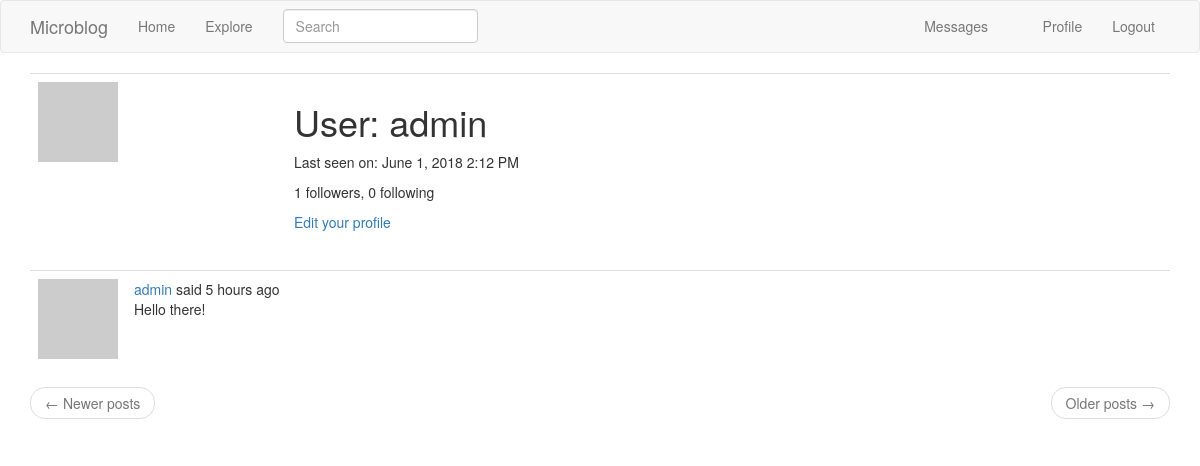
The page /user/admin (signed in) on the database as committed earlier.
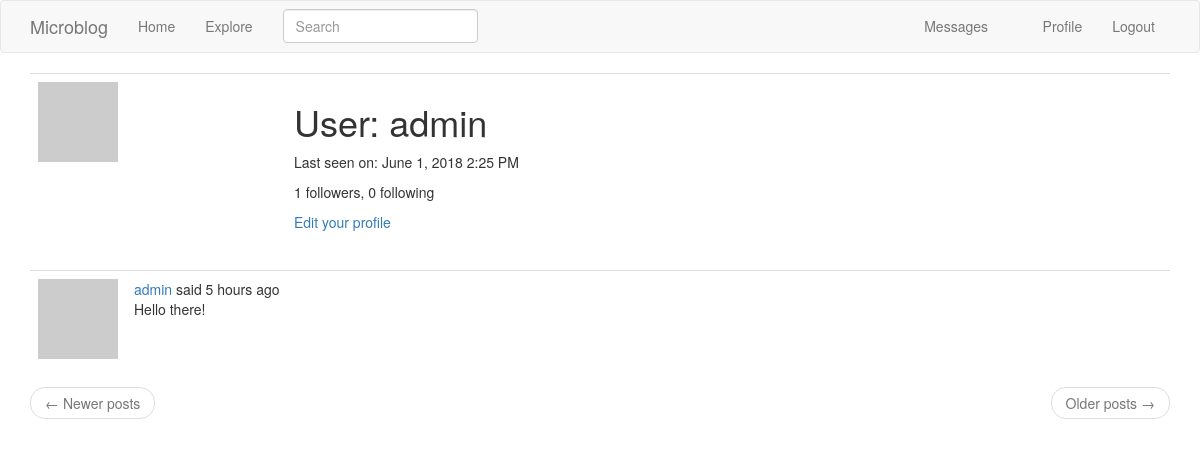
The same page on the database as committed later.
### app/models.py (models this page shows, shortened)
class User(UserMixin, db.Model):
    id = db.Column(db.Integer, primary_key=True)
    username = db.Column(db.String(64), index=True, unique=True)
    email = db.Column(db.String(120), index=True, unique=True)
    password_hash = db.Column(db.String(128))
    posts = db.relationship('Post', backref='author', lazy='dynamic')
    about_me = db.Column(db.String(140))
    last_seen = db.Column(db.DateTime, default=datetime.utcnow)
    followed = db.relationship(
        'User',
        secondary=followers,
        primaryjoin=(followers.c.follower_id == id),
        secondaryjoin=(followers.c.followed_id == id),
        backref=db.backref('followers', lazy='dynamic'),
        lazy='dynamic')
    messages_sent = db.relationship('Message',
                                    foreign_keys='Message.sender_id',
                                    backref='author', lazy='dynamic')
    messages_received = db.relationship('Message',
                                        foreign_keys='Message.recipient_id',
                                        backref='recipient', lazy='dynamic')
    last_message_read_time = db.Column(db.DateTime)
    notifications = db.relationship('Notification', backref='user',
                                    lazy='dynamic')
    tasks = db.relationship('Task', backref='user', lazy='dynamic')
    def avatar(self, size):
        digest = md5(self.email.lower().encode('utf-8')).hexdigest()
        return 'https://www.gravatar.com/avatar/{}?d=identicon&s={}'.format(
            digest, size)
    def new_messages(self):
        last_read_time = self.last_message_read_time or datetime(1900, 1, 1)
        return Message.query.filter_by(recipient=self).filter(
            Message.timestamp > last_read_time).count()

class SearchableMixin(object):
    @classmethod
    def before_commit(cls, session):
        session._changes = {
            'add': [obj for obj in session.new if isinstance(obj, cls)],
            'update': [obj for obj in session.dirty if isinstance(obj, cls)],
            'delete': [obj for obj in session.deleted if isinstance(obj, cls)]
        }
    @classmethod
    def after_commit(cls, session):
        for obj in session._changes['add']:
            add_to_index(cls.__tablename__, obj)
        for obj in session._changes['update']:
            add_to_index(cls.__tablename__, obj)
        for obj in session._changes['delete']:
            remove_from_index(cls.__tablename__, obj)
        session._changes = None

class Post(SearchableMixin, db.Model):
    id = db.Column(db.Integer, primary_key=True)
    body = db.Column(db.String(140))
    timestamp = db.Column(db.DateTime, index=True, default=datetime.utcnow)
    user_id = db.Column(db.Integer, db.ForeignKey('user.id'))
    language = db.Column(db.String(5))
    __searchable__ = ['body']

### app/main/routes.py (the view)
@bp.route('/user/<username>')
@login_required
def user(username):
    user = User.query.filter_by(username=username).first_or_404()
    page = request.args.get('page', 1, type=int)
    posts = user.posts.order_by(Post.timestamp.desc()).paginate(
        page, current_app.config['POSTS_PER_PAGE'], False)
    next_url = url_for(
        'main.user', username=user.username,
        page=posts.next_num) if posts.has_next else None
    prev_url = url_for(
        'main.user', username=user.username,
        page=posts.prev_num) if posts.has_prev else None
    return render_template(
        'user.html',
        user=user,
        posts=posts.items,
        next_url=next_url,
        prev_url=prev_url)

### app/main/forms.py
class SearchForm(FlaskForm):
    q = StringField(_l('Search'), validators=[DataRequired()])
    def __init__(self, *args, **kwargs):
        if 'formdata' not in kwargs:
            kwargs['formdata'] = request.args
        if 'csrf_enabled' not in kwargs:
            kwargs['csrf_enabled'] = False
        super(SearchForm, self).__init__(*args, **kwargs)

### app/main/routes.py (called while the page is built)
@bp.before_app_request
def before_request():
    if current_user.is_authenticated:
        current_user.last_seen = datetime.utcnow()
        db.session.commit()
        g.search_form = SearchForm()
    g.locale = str(get_locale())

### app/models.py (called while the page is built)
@login.user_loader
def load_user(id):
    return User.query.get(int(id))

### app/templates/user.html (shortened to what this page needs)
{% extends "base.html" %}
{% block app_content %}
  <table class="table table-hover">
    <tr>
      <td width="256px"><img src="{{ user.avatar(256) }}"></td>
      <td>
        <h1>{{ _('User') }}: {{ user.username }}</h1>
        {% if user.last_seen %}
          <p>{{ _('Last seen on') }}: {{ moment(user.last_seen).format('LLL') }}</p>
        {% endif %}
        <p>{{ _('%(count)d followers', count=user.followers.count()) }}, {{ _('%(count)d following', count=user.followed.count()) }}</p>
        {% if user == current_user %}
          <p>
            <a href="{{ url_for('main.edit_profile') }}">
              {{ _('Edit your profile') }}
            </a>
          </p>
        {% elif not current_user.is_following(user) %}
          <p>
            <a href="{{ url_for('main.follow', username=user.username) }}">
              {{ _('Follow') }}
            </a>
          </p>
        {% else %}
          <p>
            <a href="{{ url_for('main.unfollow', username=user.username) }}">
              {{ _('Unfollow') }}
            </a>
          </p>
        {% endif %}
      </td>
    </tr>
  </table>
  {% for post in posts %}
    {% include '_post.html' %}
  {% endfor %}
  <nav aria-label="...">
    <ul class="pager">
      <li class="previous{% if not prev_url %} disabled{% endif %}">
        <a href="{{ prev_url or '#' }}">
          <span aria-hidden="true">&larr;</span> {{ _('Newer posts') }}
        </a>
      </li>
      <li class="next{% if not next_url %} disabled{% endif %}">
        <a href="{{ next_url or '#' }}">
          {{ _('Older posts') }} <span aria-hidden="true">&rarr;</span>
        </a>
      </li>
    </ul>
  </nav>
{% endblock %}

### app/templates/base.html (shortened to what this page needs)
{% extends 'bootstrap/base.html' %}
{% block navbar %}
  <nav class="navbar navbar-default">
    <div class="container">
      <div class="navbar-header">
        <a class="navbar-brand" href="{{ url_for('main.index') }}">Microblog</a>
      </div>
      <div class="collapse navbar-collapse" id="bs-example-navbar-collapse-1">
        <ul class="nav navbar-nav">
          <li>
            <a href="{{ url_for('main.index') }}">
              {{ _('Home') }}
            </a>
          </li>
          <li>
            <a href="{{ url_for('main.explore') }}">
              {{ _('Explore') }}
            </a>
          </li>
        </ul>
        <ul class="nav navbar-nav navbar-right">
          {% if current_user.is_anonymous %}
            <li><a href="{{ url_for('auth.login') }}">{{ _('Login') }}</a></li>
          {% else %}
            <li>
              <a href="{{ url_for('main.messages') }}">
                {{ _('Messages') }}
                {% set new_messages = current_user.new_messages() %}
              </a>
            </li>
            <li>
              <a href="{{ url_for('main.user', username=current_user.username) }}">
                {{ _('Profile') }}
              </a>
            </li>
            <li>
              <a href="{{ url_for('auth.logout') }}">
                {{ _('Logout') }}
              </a>
            </li>
          {% endif %}
        </ul>
        {% if g.search_form %}
          <form class="navbar-form navbar-left" method="get"
                action="{{ url_for('main.search') }}">
            <div class="form-group">
              {{ g.search_form.q(size=20, class='form-control',
                  placeholder=g.search_form.q.label.text) }}
            </div>
          </form>
        {% endif %}
      </div>
    </div>
  </nav>
{% endblock %}
{% block content %}
  <div class="container">
    {% block app_content %}
    {% endblock %}
  </div>
{% endblock %}

### app/templates/_post.html (shortened to what this page needs)
<table class="table table-hover">
  <tr>
    <td width="70px">
      <a href="{{ url_for('main.user', username=post.author.username) }}">
        <img src="{{ post.author.avatar(70) }}"/>
      </a>
    </td>
    <td>
      {{ _('%(username)s said %(when)s', username=user_link, when=moment(post.timestamp).fromNow()) }}
      <br>
      <span id="post{{ post.id }}">{{ post.body }}</span>
    </td>
  </tr>
</table>

Rows that differ between the two databases and show on the page:
changed User "admin": last_seen "June 1, 2018 2:12 PM" → "June 1, 2018 2:25 PM"
